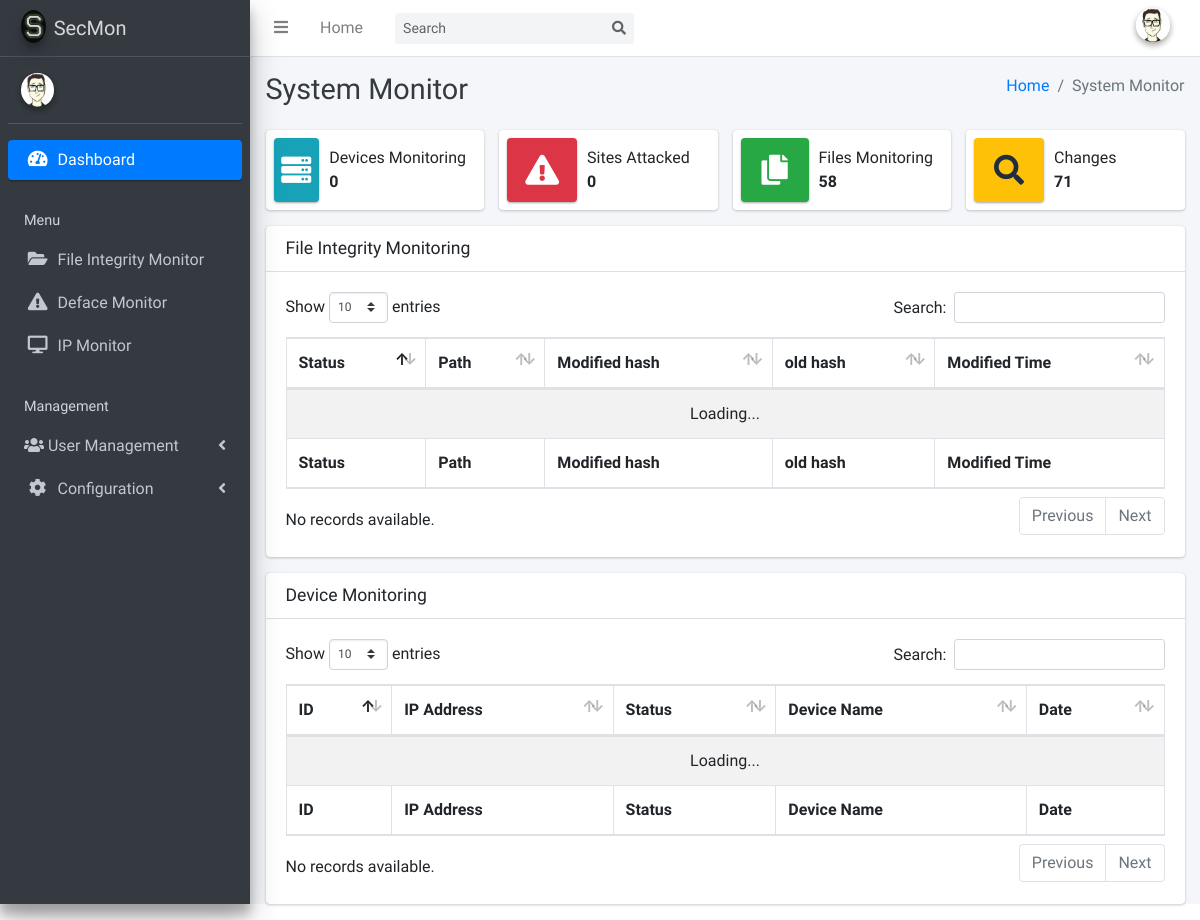
Before: /dashboard.php with the older database file.
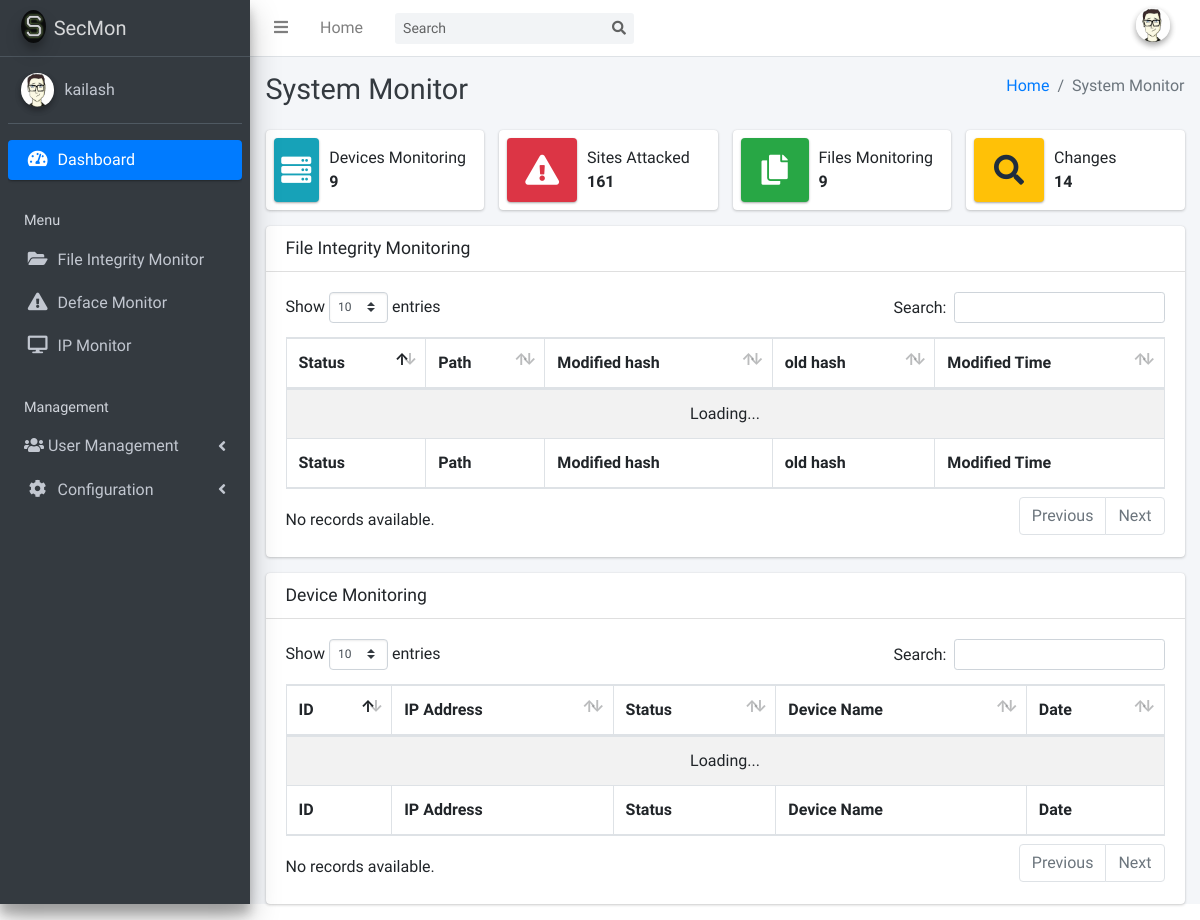
After: the same page with the newer database file.
### tables this page shows
CREATE TABLE `filescan_config` (
  `id` int(255) NOT NULL,
  `account` varchar(200) NOT NULL,
  `scan_path` varchar(200) NOT NULL,
  `email` varchar(200) NOT NULL,
  `file_extensions` varchar(200) NOT NULL
);

### dashboard.php (shortened to what the changed rows need)
<!DOCTYPE html>
<html>
<head>
    <link rel="stylesheet" href="plugins/fontawesome-free/css/all.min.css">
    <link rel="stylesheet" href="https://code.ionicframework.com/ionicons/2.0.1/css/ionicons.min.css">
    <link rel="stylesheet" href="plugins/datatables-bs4/css/dataTables.bootstrap4.min.css">
    <link rel="stylesheet" href="plugins/datatables-responsive/css/responsive.bootstrap4.min.css">
    <link rel="stylesheet" href="dist/css/adminlte.min.css">
    <link href="https://fonts.googleapis.com/css?family=Source+Sans+Pro:300,400,400i,700" rel="stylesheet"> </head>
<body class="hold-transition sidebar-mini">
  <div class="wrapper">
      <?php include 'themepart/sidebar.php'; ?>
        <div class="content-wrapper">
          <div class="content-header">
            <div class="container-fluid">
              <div class="row mb-2">
                <div class="col-sm-6">
                  <h1 class="m-0 text-dark">System Monitor</h1> </div>
              </div>
            </div>
          </div>
          <section class="content">
            <div class="container-fluid">
              <div class="row">
                <div class="col-12 col-sm-6 col-md-3">
                  <div class="info-box"> <span class="info-box-icon bg-info elevation-1"><i class="fas fa-server"></i></span>
                    <div class="info-box-content">
                      <?php
                 $connection = mysqli_connect("localhost","root","","hash_analyzer");
                 $query = "SELECT * FROM IPstatus";
                 $query_run = mysqli_query($connection,$query);
                 if($query_run)
                 {
                  $row = mysqli_num_rows($query_run);
                  }
                  ?> <span class="info-box-text">Devices Monitoring</span> <span class="info-box-number">
                  <?php echo $row; ?>
                </span> </div>
                  </div>
                </div>
                <div class="col-12 col-sm-6 col-md-3">
                  <div class="info-box mb-3"> <span class="info-box-icon bg-danger elevation-1"><i class="fas fa-exclamation-triangle"></i></span>
                    <div class="info-box-content">
                      <?php
                 $connection = mysqli_connect("localhost","root","","hash_analyzer");
                 $query = "SELECT * FROM Deface where status='defaced'";
                 $query_run = mysqli_query($connection,$query);
                 if($query_run)
                 {
                  $def = mysqli_num_rows($query_run);
                  }
                  ?> <span class="info-box-text">Sites Attacked</span> <span class="info-box-number"><?php echo $def; ?></span> </div>
                  </div>
                </div>
                <div class="col-12 col-sm-6 col-md-3">
                  <div class="info-box mb-3"> <span class="info-box-icon bg-success elevation-1"><i class="fas fa-copy"></i></span>
                    <div class="info-box-content">
                      <?php
                 $connection = mysqli_connect("localhost","root","","hash_analyzer");
                 $query = "SELECT * FROM file_scan_log";
                 $query_run = mysqli_query($connection,$query);
                 if($query_run)
                 {
                  $row = mysqli_num_rows($query_run);
                  }
                  ?> <span class="info-box-text">Files Monitoring</span> <span class="info-box-number"><?php echo $row; ?></span> </div>
                  </div>
                </div>
                <div class="col-12 col-sm-6 col-md-3">
                  <div class="info-box mb-3"> <span class="info-box-icon bg-warning elevation-1"><i class="fas fa-search"></i></span>
                  <?php $query = "SELECT SUM(found_changes) AS changes FROM scan_log";
                  $query_run = mysqli_query($connection,$query);
                  if (mysqli_num_rows($query_run) > 0)
                  {
                  while ( $row = mysqli_fetch_array($query_run)) {
                   $changes = $row["changes"];
                  }
                 }
                 ?>
                    <div class="info-box-content"> <span class="info-box-text">Changes</span> <span class="info-box-number"><?php  echo $changes; ?> </span> </div>
                  </div>
                </div>
              </div>
              <div class="card">
                <div class="card-body">
                    <table id="filehash_table" class="table table-bordered table-striped">
                      <thead>
                  <tr>
                    <th>Status</th>
                    <th>Path</th>
                    <th>Modified hash</th>
                    <th>old hash</th>
                    <th>Modified Time</th>
                  </tr>
                  </thead>
                  <tfoot>
                  <tr>
                    <th>Status</th>
                    <th>Path</th>
                    <th>Modified hash</th>
                    <th>old hash</th>
                    <th>Modified Time</th>
                  </tr>
                  </tfoot>
                    </table>
                </div>
              </div>
              <div class="card">
                <div class="card-body">
                    <table id="ipmon_table" class="table table-bordered table-striped">
                      <thead>
                  <tr>
                    <th>ID</th>
                    <th>IP Address</th>
                    <th>Status</th>
                    <th>Device Name</th>
                    <th>Date</th>
                  </tr>
                  </thead>
                  <tfoot>
                  <tr>
                    <th>ID</th>
                    <th>IP Address</th>
                    <th>Status</th>
                    <th>Device Name</th>
                    <th>Date</th>
                  </tr>
                  </tfoot>
                    </table>
                </div>
              </div>
          </div>
</body>
</html>

### themepart/sidebar.php (shortened to what the changed rows need)
<html>
<head>
</head>
<aside class="main-sidebar sidebar-dark-primary elevation-4">
    <div class="sidebar">
      <div class="user-panel mt-3 pb-3 mb-3 d-flex">
        <?php
        $connection = mysqli_connect("localhost","root","","hash_analyzer");
        $query= "SELECT * FROM filescan_config";
        $query_run= mysqli_query($connection,$query);
        $row = mysqli_fetch_assoc($query_run);
        ?>
        <div class="info">
          <a href="#" class="d-block"><?php echo $row['account']; ?></a>
        </div>
      </div>
    </div>
  </aside>

Changed rows visible on the page:
added filescan_config: account "kailash"
Other visible differences:
$row: "0" → "9"
$def: "0" → "161"
$row: "58" → "9"
$changes: "71" → "14"
